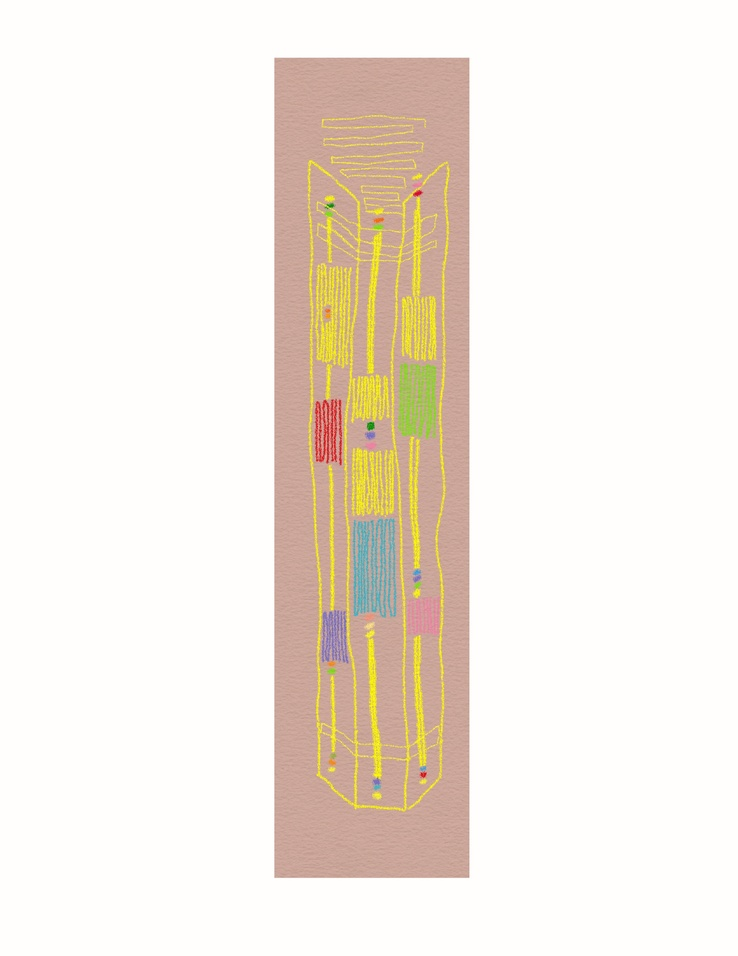
#> input picture assets/images/03-09-2026.JPG, 738 x 956 px, shrunk from 2550 x 3300 before the run
$ python stitch_deskew.py ../assets/images/03-09-2026.JPG
#> lines starting #> are read from the running program, lines starting #| are printed output that depends on the picture; after the words box and inside, x2 and y2 are one past the last pixel; in counts of white or black regions, pixels touching at a corner belong together; long printed decimals are rounded; pictures that were not available may be replaced by others from this repository, and a replacement may not be noted
#!/usr/bin/env python3
"""Stitch two overlapping scans using anchor-point alignment.

1. Use SIFT anchors to compute affine transform from img2 to img1
2. Warp img2 into img1's coordinate space and blend
3. Detect paper tilt on the stitched result
4. Deskew the entire result once
5. Crop to paper content
"""

import sys
import os
import cv2
import numpy as np
from PIL import Image


def detect_paper_tilt(img):
    """Detect paper tilt angle by fitting lines to left/right paper edges."""
    h, w = img.shape[:2]
    b, g, r = cv2.split(img)
    diff = g.astype(np.int16) - b.astype(np.int16)
    paper_mask = diff > 15

    left_pts = []
    right_pts = []
    for frac in np.linspace(0.05, 0.95, 40):
        y = int(h * frac)
        row = paper_mask[y, :]
        nz = np.where(row)[0]
        if len(nz) > 50:
            left_pts.append((y, nz[0]))
            right_pts.append((y, nz[-1]))

    left_pts = np.array(left_pts, dtype=np.float64)
    right_pts = np.array(right_pts, dtype=np.float64)

    def robust_angle(pts):
        ys, xs = pts[:, 0], pts[:, 1]
        for _ in range(3):
            fit = np.polyfit(ys, xs, 1)
            resid = np.abs(xs - np.polyval(fit, ys))
            thresh = np.median(resid) + 2 * np.std(resid)
            mask = resid < max(thresh, 5)
            ys, xs = ys[mask], xs[mask]
        fit = np.polyfit(ys, xs, 1)
        return np.degrees(np.arctan(fit[0]))

    left_a = robust_angle(left_pts)
    right_a = robust_angle(right_pts)
    return (left_a + right_a) / 2


def deskew(img, angle):
    """Rotate image to correct tilt, expanding canvas, black border."""
    h, w = img.shape[:2]
    center = (w / 2, h / 2)
    M = cv2.getRotationMatrix2D(center, angle, 1.0)
    cos_a = abs(M[0, 0])
    sin_a = abs(M[0, 1])
    new_w = int(h * sin_a + w * cos_a)
    new_h = int(h * cos_a + w * sin_a)
    M[0, 2] += (new_w - w) / 2
    M[1, 2] += (new_h - h) / 2
    return cv2.warpAffine(img, M, (new_w, new_h),
                          flags=cv2.INTER_LANCZOS4,
                          borderMode=cv2.BORDER_CONSTANT,
                          borderValue=(0, 0, 0)), M, (new_w, new_h)


# Parse arguments
args = sys.argv[1:]
flags = [a for a in args if a.startswith("--")]
files = [a for a in args if not a.startswith("--")]

file1 = files[0] if len(files) > 0 else "Scan 6.jpeg"
file2 = files[1] if len(files) > 1 else "Scan 7.jpeg"
output = files[2] if len(files) > 2 else "stitch_test/stitched.png"

# Load images
img1 = cv2.imread(file1)
#> img1 is the input picture: shape (956, 738, 3); mean B, G, R 226.4, 235.4, 243.4
img2 = cv2.imread(file2)
if "--rotate1" in flags:
    img1 = cv2.rotate(img1, cv2.ROTATE_180)
    print(f"Rotated {file1} 180°")
if "--rotate2" in flags:
    img2 = cv2.rotate(img2, cv2.ROTATE_180)
    print(f"Rotated {file2} 180°")

h1, w1 = img1.shape[:2]
h2, w2 = img2.shape[:2]
print(f"{file1}: {w1}x{h1}")
#| ../assets/images/03-09-2026.JPG: 738x956
print(f"{file2}: {w2}x{h2}")
#| Scan 7.jpeg: 738x956

# Step 1: Find SIFT anchors
print("\n--- Finding anchor points (SIFT) ---")
gray1 = cv2.cvtColor(img1, cv2.COLOR_BGR2GRAY)
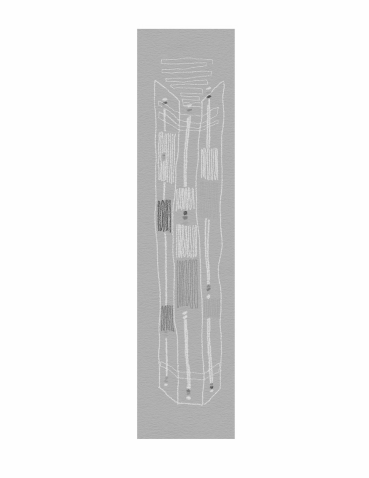
#> gray1: shape (956, 738) (shown at 1/2 size); min 67, max 255, mean 236.7
gray2 = cv2.cvtColor(img2, cv2.COLOR_BGR2GRAY)

sift = cv2.SIFT_create(nfeatures=10000)
kp1, des1 = sift.detectAndCompute(gray1, None)
#> kp1 = 676 keypoints; strongest (x, y, size): (418, 193, 4), (423, 775, 3.9), (331, 205, 3.2), (371, 425, 5.2)
kp2, des2 = sift.detectAndCompute(gray2, None)
#> kp2 has the same summary as kp1
print(f"Features: {len(kp1)} / {len(kp2)}")
#| Features: 676 / 676

bf = cv2.BFMatcher()
matches = bf.knnMatch(des1, des2, k=2)
#> matches = 676 matches
good = [m for m, n in matches if m.distance < 0.7 * n.distance]
#> good = 676 matches
print(f"Good matches: {len(good)}")
#| Good matches: 676

pts1 = np.float32([kp1[m.queryIdx].pt for m in good])
#> pts1 = 676 pairs, first value 275.2 to 468, second value 59.48 to 876.3
pts2 = np.float32([kp2[m.trainIdx].pt for m in good])
#> pts2 has the same summary as pts1

# Step 2: Compute affine transform: img2 -> img1
M, inliers = cv2.estimateAffinePartial2D(pts2, pts1, method=cv2.RANSAC,
                                          ransacReprojThreshold=5.0)
#> M = [[1, 0, 0], [0, 1, 0]]; inliers = 676 values from 1 to 1
n_inliers = int(inliers.sum())
#> n_inliers = 676
angle = np.degrees(np.arctan2(M[1, 0], M[0, 0]))
#> angle = 0
scale = np.sqrt(M[0, 0]**2 + M[1, 0]**2)
#> scale = 1
tx, ty = M[0, 2], M[1, 2]
#> tx = 0; ty = 0
print(f"\n--- Affine alignment ---")
print(f"Inliers: {n_inliers} / {len(good)}")
#| Inliers: 676 / 676
print(f"Rotation: {angle:.4f}°")
#| Rotation: 0.0000°
print(f"Scale: {scale:.6f}")
#| Scale: 1.000
print(f"Translation: tx={tx:.1f} ty={ty:.1f}")
#| Translation: tx=0.0 ty=0.0

# Step 3: Compute canvas
corners2 = np.float32([[0, 0], [w2, 0], [w2, h2], [0, h2]]).reshape(-1, 1, 2)
corners2_warped = cv2.transform(corners2, M).reshape(-1, 2)
#> corners2_warped = [[0, 0], [738, 0], [738, 956], [0, 956]]

all_corners = np.vstack([
    [[0, 0], [w1, 0], [w1, h1], [0, h1]],
    corners2_warped
])
#> all_corners = [[0, 0], [738, 0], [738, 956], [0, 956], [0, 0], [738, 0], [738, 956], [0, 956]]
x_min = int(np.floor(all_corners[:, 0].min()))
#> x_min = 0
y_min = int(np.floor(all_corners[:, 1].min()))
#> y_min = 0
x_max = int(np.ceil(all_corners[:, 0].max()))
#> x_max = 738
y_max = int(np.ceil(all_corners[:, 1].max()))
#> y_max = 956

canvas_w = x_max - x_min
#> canvas_w = 738
canvas_h = y_max - y_min
#> canvas_h = 956

M_adj = M.copy()
#> M_adj = [[1, 0, 0], [0, 1, 0]]
M_adj[0, 2] -= x_min
M_adj[1, 2] -= y_min
offset_x = -x_min
#> offset_x = 0
offset_y = -y_min
#> offset_y = 0

# Step 4: Place and warp
canvas1 = np.zeros((canvas_h, canvas_w, 3), dtype=np.uint8)
canvas1[offset_y:offset_y+h1, offset_x:offset_x+w1] = img1

canvas2 = cv2.warpAffine(img2, M_adj, (canvas_w, canvas_h),
                          flags=cv2.INTER_LANCZOS4,
                          borderMode=cv2.BORDER_CONSTANT,
                          borderValue=(0, 0, 0))

mask1 = np.zeros((canvas_h, canvas_w), dtype=np.uint8)
mask1[offset_y:offset_y+h1, offset_x:offset_x+w1] = 255

mask2 = cv2.warpAffine(np.ones((h2, w2), dtype=np.uint8) * 255,
                        M_adj, (canvas_w, canvas_h),
                        flags=cv2.INTER_NEAREST)
#> mask2: shape (956, 738); every value is 255

# Step 5: Blend overlap
overlap_mask = (mask1 > 0) & (mask2 > 0)
#> overlap_mask: shape (956, 738) bool; every value is 1
only2_mask = (mask1 == 0) & (mask2 > 0)
#> only2_mask: shape (956, 738) bool; every value is 0

overlap_rows = np.any(overlap_mask, axis=1)
blend_top = np.argmax(overlap_rows)
#> blend_top = 0
blend_bottom = len(overlap_rows) - np.argmax(overlap_rows[::-1]) - 1
#> blend_bottom = 955
blend_height = blend_bottom - blend_top + 1
#> blend_height = 956
print(f"\nBlend zone: rows {blend_top}-{blend_bottom} ({blend_height}px)")
#| Blend zone: rows 0-955 (956px)

result = canvas1.copy()
result[only2_mask] = canvas2[only2_mask]

for y in range(blend_top, blend_bottom + 1):
    row_overlap = overlap_mask[y]
    if not row_overlap.any():
        continue
    alpha = (y - blend_top) / max(blend_height - 1, 1)
    cols = np.where(row_overlap)[0]
    r1 = canvas1[y, cols].astype(np.float32)
    r2 = canvas2[y, cols].astype(np.float32)
    result[y, cols] = ((1 - alpha) * r1 + alpha * r2).astype(np.uint8)
#> this loop made 956 passes
#> alpha on passes 1 to 3: 0, 0.00105, 0.00209
#> result: shape (956, 738, 3); 17.45% of pixels changed, all inside (x1, y1, x2, y2) = (0, 1, 738, 955)

print(f"Stitched: {canvas_w}x{canvas_h}")
#| Stitched: 738x956

# Step 6: Deskew the entire stitched result
print("\n--- Deskewing final result ---")
tilt = detect_paper_tilt(result)
#> in detect_paper_tilt, `paper_mask = diff > 15`:
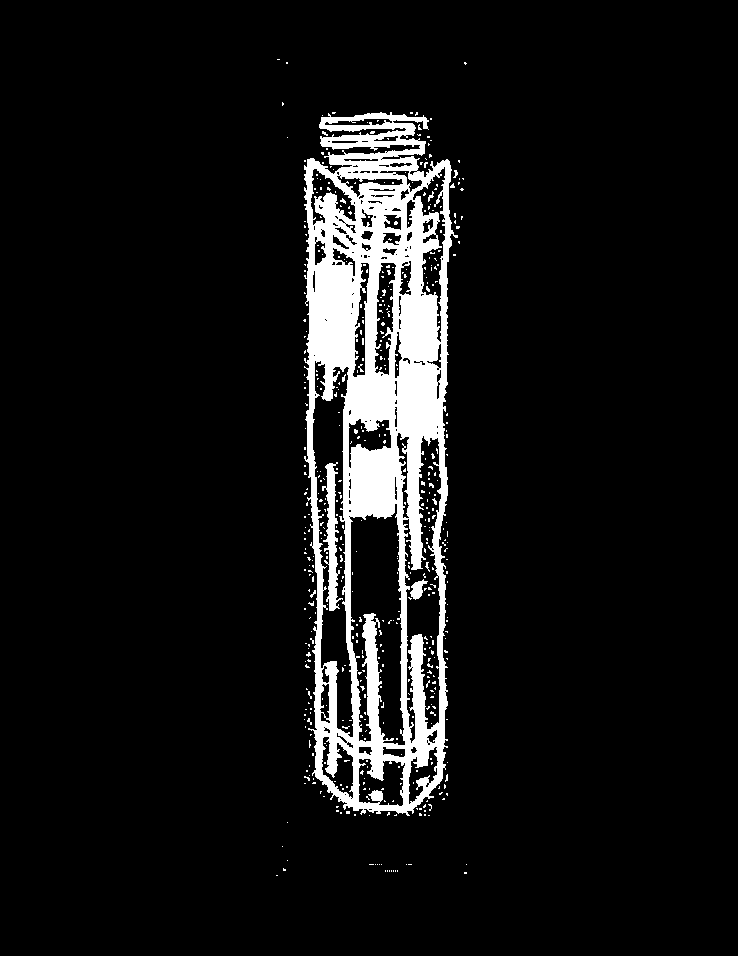
#> paper_mask: shape (956, 738) bool; 8% white; 485 white regions (478 under 20 px), largest, box (x1, y1, x2, y2) and area: (304, 112, 458, 816) 52434, (322, 462, 343, 611) 1282, (410, 579, 428, 600) 193
#> after the loop in detect_paper_tilt, `for frac in np.linspace(0.05, 0.95, 40):`: left_pts = 26 pairs, first value 136 to 797, second value 304 to 331; right_pts = 26 pairs, first value 136 to 797, second value 425 to 450
#> in robust_angle, `ys, xs = pts[:, 0], pts[:, 1]`: ys = 26 values from 136 to 797; xs = 26 values, max 331 at index 25, min 304 at index 14, mean 309.3
#> the loop in robust_angle, `for _ in range(3):` made 3 passes
#> (fit, thresh) on passes 1 to 3: ([0.00633, 306.5], 10.72), ([0.0032, 306.6], 5.3), ([0.00138, 307.1], 4.52)
#> after the loop in robust_angle, `for _ in range(3):`: xs = 22 values, max 312 at index 20, min 304 at index 13, mean 307.4; ys = 22 values from 158 to 775
#> in robust_angle, `fit = np.polyfit(ys, xs, 1)`: fit = [-0.000992, 307.8]
#> in detect_paper_tilt, `left_a = robust_angle(left_pts)`: left_a = -0.0568
#> the loop in robust_angle (call 2), `for _ in range(3):` made 3 passes
#> (fit, thresh) on passes 1 to 3: ([0.00121, 443.6], 11.31), ([-0.00668, 449.2], 2.92), ([-0.00668, 449.2], 2.92)
#> in detect_paper_tilt, `right_a = robust_angle(right_pts)`: right_a = -0.383
#> tilt = -0.22
print(f"Paper tilt: {tilt:.3f}°")
#| Paper tilt: -0.220°

if abs(tilt) > 0.02:
    result, _, _ = deskew(result, -tilt)  # negate: detected tilt is slope, need reverse rotation
#> in deskew, `M = cv2.getRotationMatrix2D(center, angle, 1.0)`: M = [[1, 0.00384, -1.83], [-0.00384, 1, 1.42]]
#> in deskew, `cos_a = abs(M[0, 0])`: cos_a = 1
#> in deskew, `sin_a = abs(M[0, 1])`: sin_a = 0.00384
#> in deskew, `new_w = int(h * sin_a + w * cos_a)`: new_w = 741
#> in deskew, `new_h = int(h * cos_a + w * sin_a)`: new_h = 958
#> result: shape (958, 741, 3)
    print(f"Deskewed: {result.shape[1]}x{result.shape[0]}")
#| Deskewed: 741x958

# Step 7: Crop to paper (use G-B channel diff, avoids HSV issues with black border)
h_r, w_r = result.shape[:2]
b, g, r_ch = cv2.split(result)
#> b: shape (958, 741)
#> g: shape (958, 741)
diff = g.astype(np.int16) - b.astype(np.int16)
#> diff: shape (958, 741) int16
paper = diff > 15
#> paper: shape (958, 741) bool; 7.8% white; 533 white regions (529 under 20 px), largest, box (x1, y1, x2, y2) and area: (304, 113, 454, 817) 51585, (325, 464, 345, 612) 1230, (412, 580, 429, 601) 187, (371, 791, 386, 802) 120

# Also ensure pixel isn't black (from deskew border)
brightness = cv2.cvtColor(result, cv2.COLOR_BGR2GRAY)
paper = paper & (brightness > 100)

rows = np.any(paper, axis=1)
cols = np.any(paper, axis=0)

if rows.any() and cols.any():
    y_start = np.argmax(rows)
#> y_start = 60
    y_end = len(rows) - np.argmax(rows[::-1])
#> y_end = 877
    x_start = np.argmax(cols)
#> x_start = 277
    x_end = len(cols) - np.argmax(cols[::-1])
#> x_end = 470

    pad = 5
    y_start = max(0, y_start - pad)
#> y_start = 55
    y_end = min(h_r, y_end + pad)
#> y_end = 882
    x_start = max(0, x_start - pad)
#> x_start = 272
    x_end = min(w_r, x_end + pad)
#> x_end = 475

    result = result[y_start:y_end, x_start:x_end]
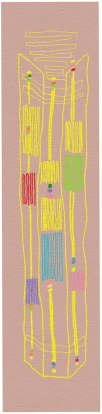
#> result: shape (827, 203, 3) (shown at 1/2 size); mean B, G, R 144.2, 175.8, 206.3

print(f"Final: {result.shape[1]}x{result.shape[0]}")
#| Final: 203x827

# Step 8: Verify edge straightness
h_f, w_f = result.shape[:2]
b, g, r_ch = cv2.split(result)
#> b: shape (827, 203)
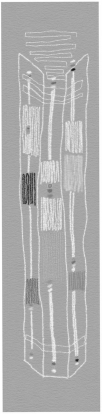
#> g: shape (827, 203) (shown at 1/2 size); min 13, max 255, mean 175.8
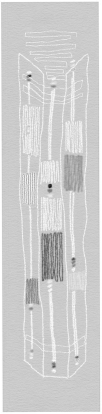
#> r_ch: shape (827, 203) (shown at 1/2 size); min 8, max 255, mean 206.3
diff = g.astype(np.int16) - b.astype(np.int16)
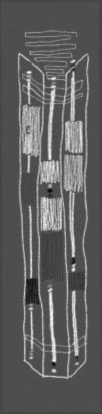
#> diff: shape (827, 203) int16 (shown at 1/2 size); min -81, max 220, mean 31.6; drawn with min black and max white
paper = (diff > 15) & (cv2.cvtColor(result, cv2.COLOR_BGR2GRAY) > 100)
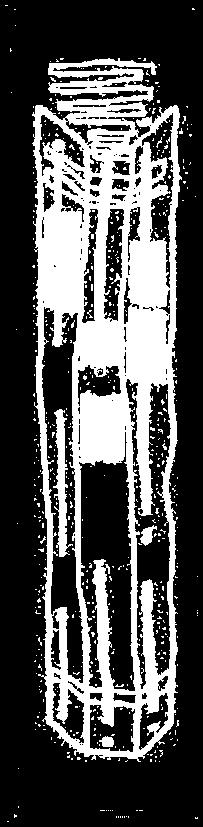
#> paper: shape (827, 203) bool; 32.9% white; 533 white regions (529 under 20 px), largest, box (x1, y1, x2, y2) and area: (32, 58, 182, 762) 51549, (53, 409, 73, 557) 1230, (140, 525, 157, 546) 187, (99, 736, 114, 747) 120
edges_l, edges_r = [], []
for frac in np.linspace(0.1, 0.9, 9):
    y = int(h_f * frac)
    nz = np.where(paper[y])[0]
    if len(nz) > 50:
        edges_l.append(nz[0])
        edges_r.append(nz[-1])
#> after the loop, edges_l = [49, 36, 38, 38, 34, 44, 34]; edges_r = [158, 178, 175, 176, 176, 174, 174]
if edges_l:
    l_drift = max(edges_l) - min(edges_l)
#> l_drift = 15
    r_drift = max(edges_r) - min(edges_r)
#> r_drift = 20
    print(f"Edge straightness: left drift={l_drift}px, right drift={r_drift}px")
#| Edge straightness: left drift=15px, right drift=20px

# Step 9: Save with PIL
result_rgb = cv2.cvtColor(result, cv2.COLOR_BGR2RGB)
pil_img = Image.fromarray(result_rgb)

src_pil = Image.open(file1)
dpi = src_pil.info.get("dpi", (600, 600))
#> dpi = (600, 600)
icc_profile = src_pil.info.get("icc_profile")
if not icc_profile:
    from PIL import ImageCms
    srgb = ImageCms.createProfile("sRGB")
    icc_profile = ImageCms.ImageCmsProfile(srgb).tobytes()

os.makedirs(os.path.dirname(output) or ".", exist_ok=True)
ext = os.path.splitext(output)[1].lower()
save_kw = {"dpi": dpi, "icc_profile": icc_profile}
if ext in (".jpg", ".jpeg"):
    save_kw["quality"] = 98
    save_kw["subsampling"] = 0

pil_img.save(output, **save_kw)
print(f"\nSaved {output} ({result.shape[1]}x{result.shape[0]}, {float(dpi[0]):.0f} DPI)")
#| Saved stitch_test/stitched.png (203x827, 600 DPI)

$ run again, on assets/images/12-14-2025.JPG
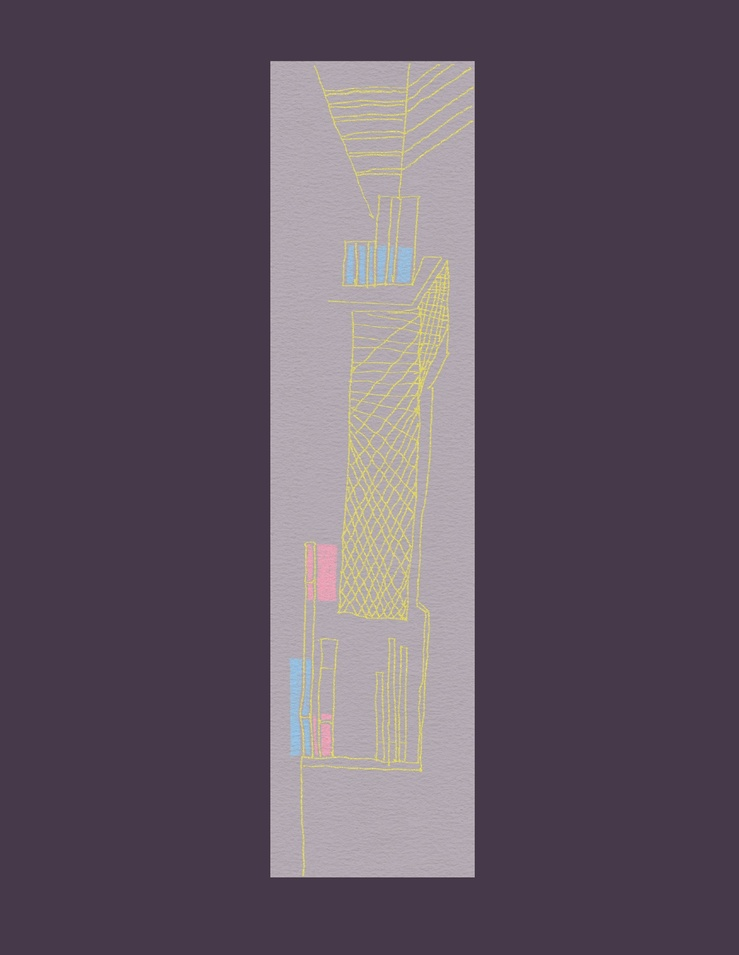
#> input picture assets/images/12-14-2025.JPG, 739 x 955 px, shrunk from 1583 x 2048 before the run
#> img1 is the input picture: shape (955, 739, 3); mean B, G, R 97.2, 84.2, 96.4
#| ../assets/images/12-14-2025.JPG: 739x955
#| Scan 7.jpeg: 739x955
#> kp1 = 160 keypoints; strongest (x, y, size): (373, 199, 166.6), (271, 62, 2.1), (473, 62, 2.5), (467, 68, 11.4)
#> kp2 has the same summary as kp1
#| Features: 160 / 160
#> matches = 160 matches
#| Good matches: 160
#> pts1 = 160 pairs, first value 271.2 to 473.3, second value 62.22 to 875.4
#> pts2 has the same summary as pts1
#> `M, inliers = cv2.estimateAffinePartial2D(pts2, pts1, method=cv2.RANSAC..`: M = [[1, 0, 0], [0, 1, 0]]; inliers = 160 values from 1 to 1
#> n_inliers = 160
#> angle = 0
#> scale = 1
#> tx = 0
#| Inliers: 160 / 160
#| Rotation: 0.0000°
#| Scale: 1.000
#| Translation: tx=0.0 ty=0.0
#> corners2_warped = [[0, 0], [739, 0], [739, 955], [0, 955]]
#> all_corners = [[0, 0], [739, 0], [739, 955], [0, 955], [0, 0], [739, 0], [739, 955], [0, 955]]
#> x_min = 0
#> x_max = 739
#> y_max = 955
#> canvas_w = 739
#> canvas_h = 955
#> M_adj = [[1, 0, 0], [0, 1, 0]]
#> offset_x = 0
#> mask2: shape (955, 739); every value is 255
#> overlap_mask: shape (955, 739) bool; every value is 1
#> only2_mask: shape (955, 739) bool; every value is 0
#> blend_bottom = 954
#> blend_height = 955
#| Blend zone: rows 0-954 (955px)
#> the loop `for y in range(blend_top, blend_bottom + 1):` made 955 passes
#> alpha on passes 1 to 3: 0, 0.00105, 0.0021
#| Stitched: 739x955
#> in detect_paper_tilt, `paper_mask = diff > 15`:
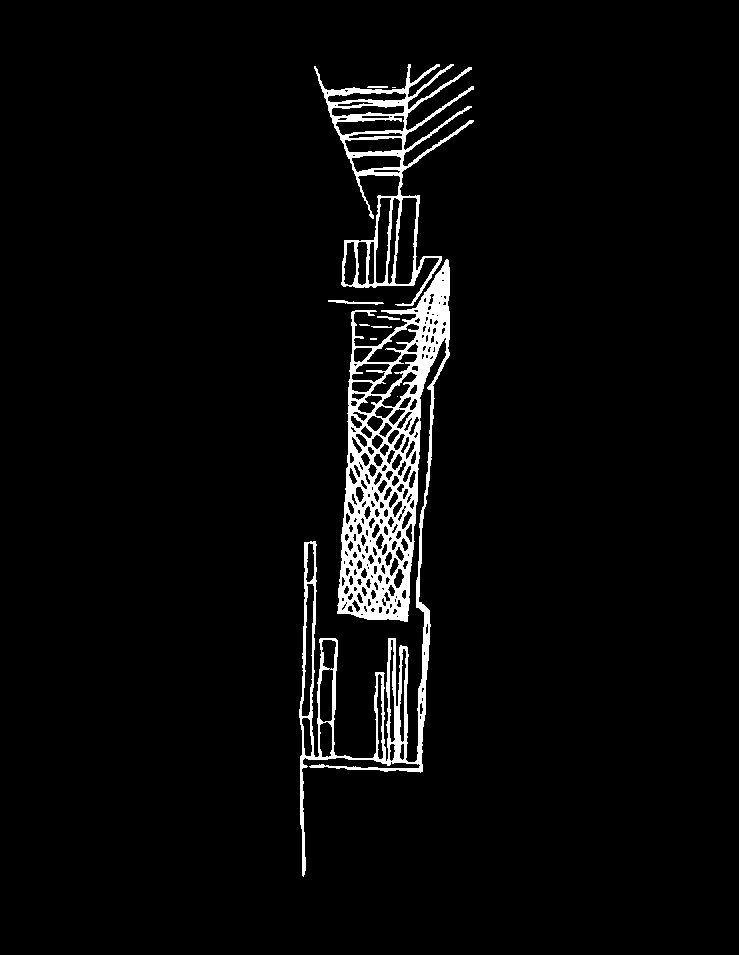
#> paper_mask: shape (955, 739) bool; 4% white; 10 white regions (4 under 20 px), largest, box (x1, y1, x2, y2) and area: (299, 259, 450, 877) 21480, (314, 64, 474, 306) 6342, (328, 300, 384, 305) 126, (377, 316, 400, 320) 50, (367, 86, 388, 88) 41, (371, 326, 392, 328) 38
#> the loop in detect_paper_tilt, `for frac in np.linspace(0.05, 0.95, 40):` made 40 passes
#> nz on passes 7, 9, 34, 35, 36, 37, 38: [356, 357, 358, 359, 400, 401], [376, 377, 389, 390, 391, 396, 397, 398, 399, 415, 416, 417], [300, 301, 302], [300, 301, 302, 303], [300, 301, 302, 303], [302, 303, 304], [302, 303, 304, 305]
#> after the loop in detect_paper_tilt, `for frac in np.linspace(0.05, 0.95, 40):`: left_pts = [(91, 322), (312, 351), (488, 345), (554, 304), (576, 304), (598, 305)]; right_pts = [(91, 469), (312, 449), (488, 427), (554, 421), (576, 419), (598, 418)]
#> in detect_paper_tilt, `left_pts = np.array(left_pts, dtype=np.float64)`: left_pts = [[91, 322], [312, 351], [488, 345], [554, 304], [576, 304], [598, 305]]
#> in detect_paper_tilt, `right_pts = np.array(right_pts, dtype=np.float64)`: right_pts = [[91, 469], [312, 449], [488, 427], [554, 421], [576, 419], [598, 418]]
#> in robust_angle, `ys, xs = pts[:, 0], pts[:, 1]`: ys = [91, 312, 488, 554, 576, 598]; xs = [322, 351, 345, 304, 304, 305]
#> left_a = -2.85
#> right_a = -5.95
#> tilt = -4.4
#| Paper tilt: -4.400°
#> in deskew, `M = cv2.getRotationMatrix2D(center, angle, 1.0)`: M = [[0.997, 0.0767, -35.55], [-0.0767, 0.997, 29.76]]
#> cos_a = 0.997
#> sin_a = 0.0767
#> new_w = 810
#> new_h = 1008
#| Deskewed: 810x1008
#> `y_start = np.argmax(rows)`: y_start = 85
#> `y_end = len(rows) - np.argmax(rows[::-1])`: y_end = 907
#> `x_start = np.argmax(cols)`: x_start = 318
#> `x_end = len(cols) - np.argmax(cols[::-1])`: x_end = 482
#> `y_start = max(0, y_start - pad)`: y_start = 80
#> `y_end = min(h_r, y_end + pad)`: y_end = 912
#> `x_start = max(0, x_start - pad)`: x_start = 313
#> `x_end = min(w_r, x_end + pad)`: x_end = 487
#| Final: 174x832
#> `paper = (diff > 15) & (cv2.cvtColor(result, cv2.COLOR_BGR2GRAY) > 100)`:
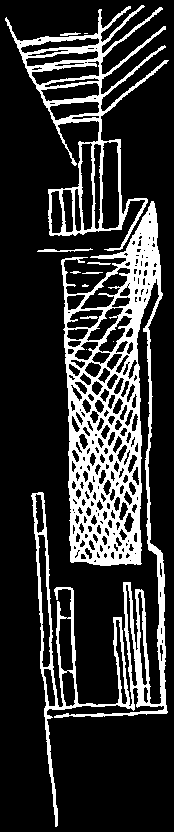
#> paper: shape (832, 174) bool; 19.7% white; 12 white regions (4 under 20 px), largest, box (x1, y1, x2, y2) and area: (31, 201, 168, 827) 21694, (5, 5, 169, 251) 6434, (37, 248, 93, 252) 111
#> the loop `for frac in np.linspace(0.1, 0.9, 9):` made 9 passes
#> nz on passes 2, 9: [78, 79, 80, 92, 93, 94, 99, 100, 101, 102, 118, 119, 120], [47, 48, 49, 50]
#> after the loop `for frac in np.linspace(0.1, 0.9, 9):`: edges_l = [44, 32]; edges_r = [157, 149]
#> l_drift = 12
#> r_drift = 8
#| Edge straightness: left drift=12px, right drift=8px
#> dpi = (600, 600)
#| Saved stitch_test/stitched.png (174x832, 600 DPI)
